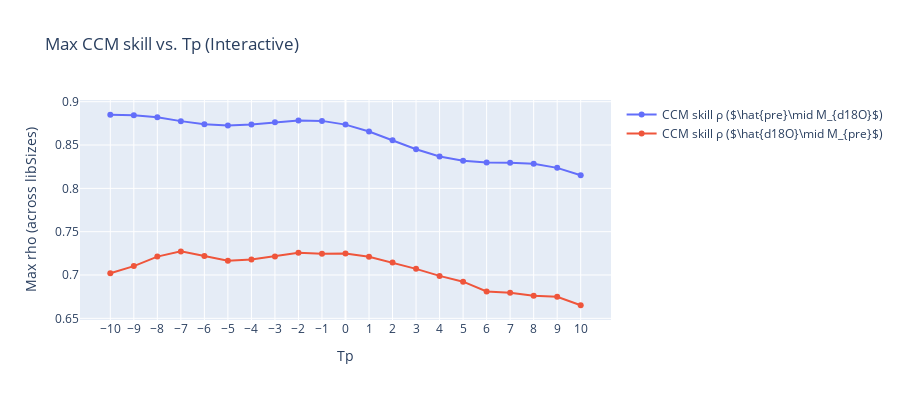

Write notebook code for a chart like this one.
### Code cell
from toolbox import ccm_functions as cf
import importlib
importlib.reload(cf)
 

Tps_list, forward_rhos, reverse_rhos = cf.find_optimal_Tp(
    df_sd      = df_sd,
    df_pre     = df_pre,
    E          = 7,
    tau        = -3,
    libSizes   = "480",
    sample     = 100,
    Tps        = range(-10, 11),
    interactive=True   
)

### Figure 1 — Plotly figure (JSON) as saved in the notebook; plotly's stock layout.template omitted (floating-point values rounded to 4 significant figures)
{"data": [{"mode": "lines+markers", "name": "CCM skill ρ ($\\hat{pre}\\mid M_{d18O}$)", "type": "scatter", "x": [-10, -9, -8, -7, -6, -5, -4, -3, -2, -1, 0, 1, 2, 3, 4, 5, 6, 7, 8, 9, 10], "y": [0.8849, 0.8845, 0.8822, 0.8776, 0.8739, 0.8725, 0.8737, 0.8764, 0.8784, 0.8779, 0.8736, 0.8656, 0.8555, 0.8451, 0.8368, 0.8317, 0.8299, 0.8296, 0.8283, 0.8236, 0.815]}, {"mode": "lines+markers", "name": "CCM skill ρ ($\\hat{d18O}\\mid M_{pre}$)", "type": "scatter", "x": [-10, -9, -8, -7, -6, -5, -4, -3, -2, -1, 0, 1, 2, 3, 4, 5, 6, 7, 8, 9, 10], "y": [0.7021, 0.7103, 0.7212, 0.7273, 0.7219, 0.7165, 0.7178, 0.7215, 0.7257, 0.7246, 0.7247, 0.7211, 0.7144, 0.7071, 0.699, 0.6923, 0.6811, 0.6796, 0.676, 0.675, 0.6651]}], "layout": {"height": 400, "title": {"text": "Max CCM skill vs. Tp (Interactive)"}, "width": 900, "xaxis": {"tickmode": "array", "tickvals": [-10, -9, -8, -7, -6, -5, -4, -3, -2, -1, 0, 1, 2, 3, 4, 5, 6, 7, 8, 9, 10], "title": {"text": "Tp"}}, "yaxis": {"title": {"text": "Max rho (across libSizes)"}}}}
